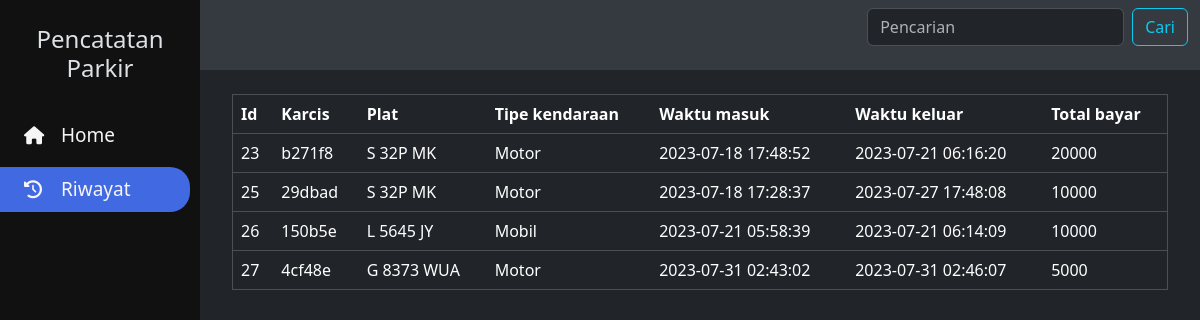
/riwayat.php, run on the app's committed database.
### tables this page shows
CREATE TABLE `checkout` (
  `id` int(11) NOT NULL,
  `id_masuk` int(11) NOT NULL,
  `total` int(11) NOT NULL
);

CREATE TABLE `daftar` (
  `id` int(11) NOT NULL,
  `karcis` varchar(255) NOT NULL,
  `plat` varchar(255) NOT NULL,
  `kendaraan` varchar(255) NOT NULL,
  `status` varchar(255) NOT NULL,
  `waktu_masuk` datetime NOT NULL,
  `waktu_keluar` datetime NOT NULL
);

### riwayat.php (the view, shortened to what this page needs)
<?php
include 'koneksi.php';
include 'asset.php';
?>
<!DOCTYPE html>
<html lang="id" data-bs-theme="dark">
<head>
</head>
<body>
    <div class="sidenav">
        <h4>Pencatatan<br>Parkir</h4>
        <a href="index.php"><i class="fa-solid fa-house"></i>Home</a>
        <a href=" riwayat.php" class="active"><i class="fa-solid fa-clock-rotate-left"></i>Riwayat</a>
    </div>
    <div class="main">
        <nav class="navbar navbar-expand bg-body-secondary">
            <div class="container-fluid">
                <br>
                <form method="POST" class="d-flex" role="search">
                    <input class="form-control me-2" name="pencarian" type="text" placeholder="Pencarian">
                    <button class="btn btn-outline-info" type="submit" name="tombolCari">Cari</button>
                </form>
            </div>
        </nav>
    </div>
    <div class="main1">
        <br>
        <div class="container-fluid">
            <div class="col-xl">
                <table border="1" class="table">
                    <thead>
                        <tr class="table">
                            <th>Id</th>
                            <th>Karcis</th>
                            <th>Plat</th>
                            <th>Tipe kendaraan</th>
                            <th>Waktu masuk</th>
                            <th>Waktu keluar</th>
                            <th>Total bayar</th>
                        </tr>
                    </thead>
                    <tbody>
                        <?php
                        $sql = "SELECT b.id AS id,karcis,plat,kendaraan,waktu_masuk,a.waktu_keluar,total FROM daftar a JOIN checkout b ON a.id = b.id_masuk";
                        $query = mysqli_query($connect, $sql);
                        if ($query->num_rows > 0) {
                            while ($data = mysqli_fetch_array($query)) {
                                ?>
                                <tr>
                                    <td scope="row">
                                        <?php echo $data['id']; ?>
                                    </td>
                                    <td>
                                        <?php echo $data['karcis']; ?>
                                    </td>
                                    <td>
                                        <?php echo $data['plat']; ?>
                                    </td>
                                    <td>
                                        <?php echo $data['kendaraan'] ?>
                                    </td>
                                    <td>
                                        <?php echo $data['waktu_masuk']; ?>
                                    </td>
                                    <td>
                                        <?php echo $data['waktu_keluar']; ?>
                                    </td>
                                    <td>
                                        <?php echo $data['total']; ?>
                                    </td>
                                </tr>
                                <?php
                            }
                        } else { ?>
                            <tr>
                                <td colspan="7" class="text-center">Tidak ada data</td>
                            </tr>
                        <?php }
                        ?>
                    </tbody>
                </table>
            </div>
        </div>
    </div>
</body>
</html>

### asset.php (shortened to what this page needs)
<link rel="stylesheet" href="https://cdnjs.cloudflare.com/ajax/libs/font-awesome/6.4.2/css/all.css">
<link rel=" stylesheet" href="https://cdn.jsdelivr.net/npm/bootstrap@latest/dist/css/bootstrap.min.css" />
<link rel="stylesheet" href="style.css" />

### style.css (style rules this page uses)
.main { margin-left: 200px; }
.main1 { margin-left: 200px; padding-left: 20px; padding-right: 20px; }
.sidenav { width: 200px; height: 100%; display: inline-block; background-color: #111; position: fixed; padding-top: 25px; }
.sidenav h4 { text-align: center; margin-bottom: 30px; }
.sidenav a { padding: 8px 0px 8px 24px; margin: 0px 10px 10px 0px; text-decoration: none; color: whitesmoke; font-size: 19px; display: block; border-radius: 0px 20px 20px 0px; }
.sidenav a.active { color: whitesmoke; background-color: royalblue; }
.sidenav i { font-size: 18px; }
.fa-solid { width: 37px; }

### data on the page
checkout: id "23", id_masuk.karcis "b271f8", id_masuk.plat "S 32P MK", id_masuk.kendaraan "Motor", id_masuk.waktu_masuk "2023-07-18 17:48:52", id_masuk.waktu_keluar "2023-07-21 06:16:20", total "20000"
checkout: id "25", id_masuk.karcis "29dbad", id_masuk.plat "S 32P MK", id_masuk.kendaraan "Motor", id_masuk.waktu_masuk "2023-07-18 17:28:37", id_masuk.waktu_keluar "2023-07-27 17:48:08", total "10000"
checkout: id "26", id_masuk.karcis "150b5e", id_masuk.plat "L 5645 JY", id_masuk.kendaraan "Mobil", id_masuk.waktu_masuk "2023-07-21 05:58:39", id_masuk.waktu_keluar "2023-07-21 06:14:09", total "10000"
checkout: id "27", id_masuk.karcis "4cf48e", id_masuk.plat "G 8373 WUA", id_masuk.kendaraan "Motor", id_masuk.waktu_masuk "2023-07-31 02:43:02", id_masuk.waktu_keluar "2023-07-31 02:46:07", total "5000"
